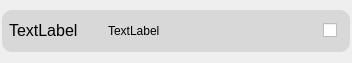
<?xml version="1.0" encoding="UTF-8"?>
<ui version="4.0">
 <class>Form</class>
 <widget class="QWidget" name="Form">
  <property name="geometry">
   <rect>
    <x>0</x>
    <y>0</y>
    <width>352</width>
    <height>63</height>
   </rect>
  </property>
  <property name="windowTitle">
   <string>Form</string>
  </property>
  <widget class="QWidget" name="widget" native="true">
   <property name="geometry">
    <rect>
     <x>2</x>
     <y>10</y>
     <width>348</width>
     <height>42</height>
    </rect>
   </property>
   <property name="styleSheet">
    <string notr="true">#lbl_title {
padding: 0 0 0 3
}
#widget {
border-radius: 10px;
background-color: rgba(0, 0, 0, 0.1);
}</string>
   </property>
   <widget class="QWidget" name="horizontalLayoutWidget">
    <property name="geometry">
     <rect>
      <x>0</x>
      <y>0</y>
      <width>361</width>
      <height>41</height>
     </rect>
    </property>
    <layout class="QHBoxLayout" name="horizontalLayout">
     <item>
      <widget class="QLabel" name="lbl_title">
       <property name="sizePolicy">
        <sizepolicy hsizetype="Expanding" vsizetype="Preferred">
         <horstretch>0</horstretch>
         <verstretch>0</verstretch>
        </sizepolicy>
       </property>
       <property name="maximumSize">
        <size>
         <width>100</width>
         <height>16777215</height>
        </size>
       </property>
       <property name="font">
        <font>
         <pointsize>12</pointsize>
        </font>
       </property>
       <property name="text">
        <string>TextLabel</string>
       </property>
      </widget>
     </item>
     <item>
      <widget class="QLabel" name="lbl_text_definition">
       <property name="sizePolicy">
        <sizepolicy hsizetype="MinimumExpanding" vsizetype="Preferred">
         <horstretch>0</horstretch>
         <verstretch>0</verstretch>
        </sizepolicy>
       </property>
       <property name="minimumSize">
        <size>
         <width>0</width>
         <height>0</height>
        </size>
       </property>
       <property name="text">
        <string>TextLabel</string>
       </property>
      </widget>
     </item>
     <item>
      <widget class="QCheckBox" name="checkBox">
       <property name="minimumSize">
        <size>
         <width>40</width>
         <height>0</height>
        </size>
       </property>
       <property name="maximumSize">
        <size>
         <width>20</width>
         <height>16777215</height>
        </size>
       </property>
       <property name="text">
        <string/>
       </property>
      </widget>
     </item>
    </layout>
   </widget>
  </widget>
 </widget>
 <resources/>
 <connections/>
</ui>
